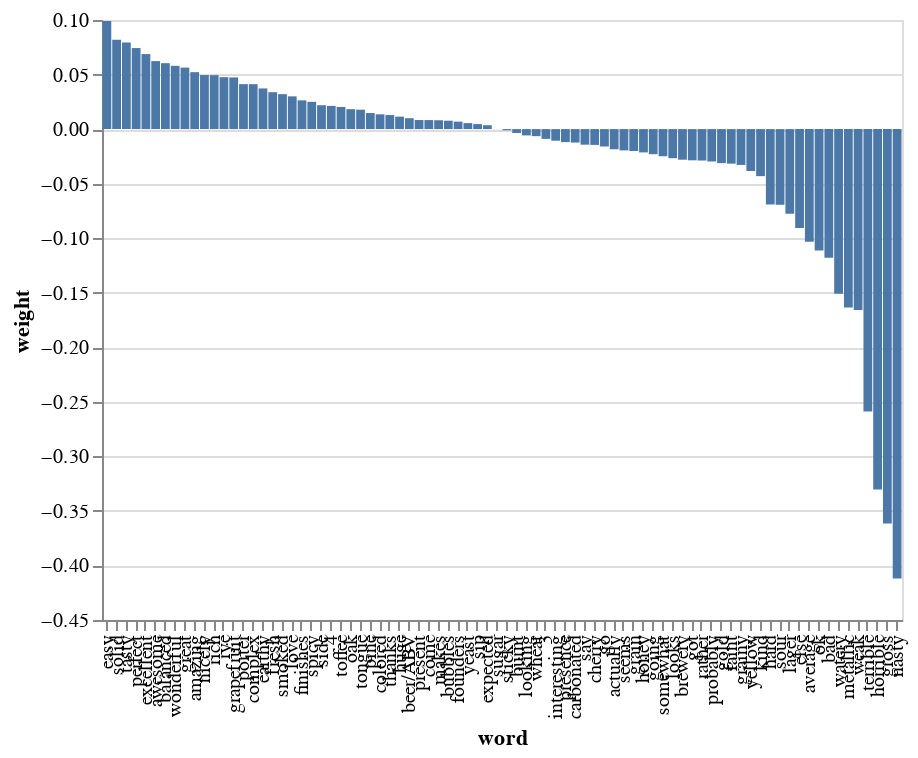

The code cell stored with this chart in its notebook:
### Markdown cell above
Lets see if we can visualize this

### Code cell
alt.Chart(pd.DataFrame([{'word': x[0], 'weight': x[1]} for x in sorted_weights])).mark_bar().encode(alt.X('word:N', sort=alt.EncodingSortField(field='weight:Q', op='values', order='ascending')),
                                                                                                    y='weight:Q')

### Figure 1 — Vega-Lite specification as saved in the notebook (floating-point values rounded to 4 significant figures)
{"$schema": "https://vega.github.io/schema/vega-lite/v2.6.0.json", "config": {"view": {"height": 300, "width": 400}}, "data": {"name": "data-9af4d616c9f057d5eead2e7331352ebd"}, "datasets": {"data-9af4d616c9f057d5eead2e7331352ebd": [{"weight": 0.09897, "word": "easy"}, {"weight": 0.08194, "word": "solid"}, {"weight": 0.07926, "word": "tasty"}, {"weight": 0.0743, "word": "perfect"}, {"weight": 0.06875, "word": "excellent"}, {"weight": 0.06233, "word": "awesome"}, {"weight": 0.06045, "word": "balanced"}, {"weight": 0.05799, "word": "wonderful"}, {"weight": 0.05637, "word": "great"}, {"weight": 0.05219, "word": "amazing"}, {"weight": 0.04953, "word": "nicely"}, {"weight": 0.04943, "word": "rich"}, {"weight": 0.04757, "word": "rye"}, {"weight": 0.04735, "word": "grapefruit"}, {"weight": 0.0412, "word": "porter"}, {"weight": 0.04119, "word": "complex"}, {"weight": 0.03727, "word": "earthy"}, {"weight": 0.03383, "word": "fresh"}, {"weight": 0.03203, "word": "smoked"}, {"weight": 0.03001, "word": "love"}, {"weight": 0.02636, "word": "finishes"}, {"weight": 0.02498, "word": "spicy"}, {"weight": 0.02188, "word": "side"}, {"weight": 0.02125, "word": "4"}, {"weight": 0.02028, "word": "toffee"}, {"weight": 0.01826, "word": "oak"}, {"weight": 0.0178, "word": "tongue"}, {"weight": 0.01472, "word": "pine"}, {"weight": 0.01353, "word": "colored"}, {"weight": 0.01287, "word": "thanks"}, {"weight": 0.0114, "word": "huge"}, {"weight": 0.009976, "word": "beer/ABV"}, {"weight": 0.008306, "word": "present"}, {"weight": 0.008268, "word": "come"}, {"weight": 0.008097, "word": "makes"}, {"weight": 0.007684, "word": "bubbles"}, {"weight": 0.006848, "word": "founders"}, {"weight": 0.005467, "word": "yeast"}, {"weight": 0.004577, "word": "sip"}, {"weight": 0.003536, "word": "expected"}, {"weight": 7.258e-05, "word": "sugar"}, {"weight": -0.001075, "word": "sticky"}, {"weight": -0.003579, "word": "burnt"}, {"weight": -0.005788, "word": "looking"}, {"weight": -0.006489, "word": "wheat"}, {"weight": -0.008982, "word": "3"}, {"weight": -0.01064, "word": "interesting"}, {"weight": -0.01193, "word": "presence"}, {"weight": -0.01236, "word": "carbonated"}, {"weight": -0.01429, "word": "say"}, {"weight": -0.01449, "word": "cherry"}, {"weight": -0.01595, "word": "go"}, {"weight": -0.0185, "word": "actually"}, {"weight": -0.01953, "word": "seems"}, {"weight": -0.02011, "word": "grain"}, {"weight": -0.02138, "word": "honey"}, {"weight": -0.02301, "word": "going"}, {"weight": -0.02488, "word": "somewhat"}, {"weight": -0.02668, "word": "looks"}, {"weight": -0.02805, "word": "brewery"}, {"weight": -0.02863, "word": "got"}, {"weight": -0.02882, "word": "rather"}, {"weight": -0.0297, "word": "probably"}, {"weight": -0.03119, "word": "gold"}, {"weight": -0.03168, "word": "faint"}, {"weight": -0.03285, "word": "grainy"}, {"weight": -0.03845, "word": "yellow"}, {"weight": -0.04314, "word": "kind"}, {"weight": -0.06909, "word": "hard"}, {"weight": -0.0694, "word": "sour"}, {"weight": -0.0776, "word": "lager"}, {"weight": -0.09073, "word": "else"}, {"weight": -0.1033, "word": "average"}, {"weight": -0.1112, "word": "ok"}, {"weight": -0.1179, "word": "bad"}, {"weight": -0.151, "word": "watery"}, {"weight": -0.1634, "word": "metallic"}, {"weight": -0.1659, "word": "weak"}, {"weight": -0.259, "word": "terrible"}, {"weight": -0.3303, "word": "horrible"}, {"weight": -0.3616, "word": "gross"}, {"weight": -0.4119, "word": "nasty"}]}, "encoding": {"x": {"field": "word", "sort": {"field": "weight:Q", "op": "values", "order": "ascending"}, "type": "nominal"}, "y": {"field": "weight", "type": "quantitative"}}, "mark": "bar"}
